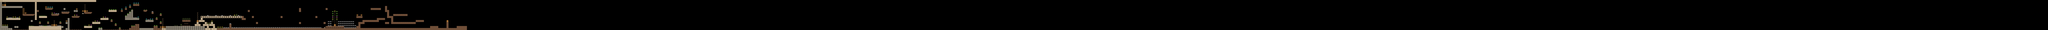

Below is a game level as drawn by its tile map, then a one-line description and the .tmx that defines it (tile-layer data replaced by summaries):
An orthogonal 1000x15 tile map with 32x32 px tiles, 1 tile layer (Tile Layer 1), 1 hidden layer not drawn and 152 objects (75x Wall, 26x Thorns, 18x Troll, 14x MovementBlocker, 10x Elevator, ...).

<map version="1.0" orientation="orthogonal" renderorder="right-down" width="1000" height="15" tilewidth="32" tileheight="32" nextobjectid="650">
 <tileset firstgid="1" name="aaa" tilewidth="32" tileheight="32">
  <image source="tileset2.png" width="384" height="384" />
 </tileset>
 <layer name="Tile Layer 1" width="1000" height="15">
  <data>[15000 cells, 1505 non-empty, 62 distinct tile ids]</data>
 </layer>
 <objectgroup name="Object Layer 1">
  <object id="436" name="Wall" x="0" y="97.5" width="350" height="31.5" />
  <object id="437" name="Wall" x="352" y="224" width="190.5" height="31" />
  <object id="438" name="Wall" x="96" y="288.5" width="224.5" height="31.5" />
  <object id="439" name="Wall" x="0.5" y="417" width="127" height="30" />
  <object id="440" name="Wall" x="447.333" y="415.333" width="513.333" height="64.667" />
  <object id="441" name="Wall" x="608.667" y="350.667" width="30.6667" height="33.3333" />
  <object id="442" name="Wall" x="1024" y="352" width="33.3333" height="32.6667" />
  <object id="443" name="Wall" x="927.333" y="352" width="32.6667" height="32.6667" />
  <object id="444" name="Wall" x="800" y="224" width="128" height="30.6667" />
  <object id="445" name="Wall" x="1120" y="256.667" width="129.333" height="32" />
  <object id="446" name="Wall" x="1311.33" y="415.333" width="128.667" height="33.3333" />
  <object id="447" name="Wall" x="1440" y="352" width="128" height="32.6667" />
  <object id="448" name="Wall" x="1568" y="287.333" width="128.667" height="33.3333" />
  <object id="449" name="Wall" x="1952.67" y="288.667" width="224.667" height="32" />
  <object id="450" name="Wall" x="2272.67" y="320" width="129.333" height="32.6667" />
  <object id="451" name="Wall" x="1728.67" y="320" width="30.6667" height="32" />
  <object id="452" name="Wall" x="1793.33" y="384.667" width="30" height="30.6667" />
  <object id="453" name="Wall" x="1855.33" y="448" width="32.6667" height="32" />
  <object id="454" name="Thorns" x="2304" y="310" width="34" height="10" />
  <object id="455" name="Thorns" x="2079" y="274" width="66" height="15" />
  <object id="456" name="Thorns" x="610" y="403" width="65" height="11" />
  <object id="457" name="Thorns" x="736" y="400" width="64" height="15" />
  <object id="458" name="Thorns" x="897" y="399" width="65" height="16" />
  <object id="459" name="Thorns" x="128" y="279" width="65" height="9" />
  <object id="460" name="Thorns" x="256" y="272" width="31" height="15" />
  <object id="461" name="MrCircle" x="288" y="64" width="29" height="33" />
  <object id="465" name="MovementBlocker" x="320" y="192" width="35" height="33" />
  <object id="467" name="MovementBlocker" x="415" y="382" width="34" height="33" />
  <object id="468" name="Checkpoint" x="64" y="64" width="32" height="32" />
  <object id="470" name="Wall" x="2400" y="416" width="64" height="32" />
  <object id="471" name="Wall" x="2496" y="352" width="32" height="32" />
  <object id="472" name="Wall" x="2432" y="288" width="32" height="32" />
  <object id="473" name="Wall" x="2496" y="224" width="32" height="32" />
  <object id="474" name="Wall" x="2368" y="192" width="32" height="32" />
  <object id="475" name="Wall" x="2240" y="160" width="64" height="32" />
  <object id="476" name="Wall" x="2048" y="416" width="128" height="64" />
  <object id="477" name="Wall" x="1984" y="224" width="96" height="64" />
  <object id="478" name="Wall" x="2016" y="192" width="64" height="32" />
  <object id="479" name="Wall" x="2048" y="160" width="32" height="32" />
  <object id="480" name="Wall" x="1952" y="256" width="32" height="32" />
  <object id="481" name="Wall" x="1696" y="160" width="128" height="32" />
  <object id="482" name="Wall" x="1536" y="448" width="64" height="32" />
  <object id="483" name="Wall" x="1312" y="192" width="128" height="32" />
  <object id="484" name="Wall" x="1152" y="160" width="64" height="32" />
  <object id="485" name="Wall" x="992" y="128" width="32" height="32" />
  <object id="486" name="Wall" x="960" y="192" width="128" height="32" />
  <object id="487" name="Wall" x="1056" y="288" width="32" height="192" />
  <object id="488" name="Wall" x="1024" y="448" width="32" height="32" />
  <object id="490" name="Wall" x="960" y="416" width="32" height="32" />
  <object id="491" name="Wall" x="544" y="0" width="32" height="320" />
  <object id="492" name="Wall" x="576" y="160" width="32" height="32" />
  <object id="493" name="Wall" x="704" y="128" width="128" height="32" />
  <object id="494" name="Wall" x="224" y="416" width="64" height="32" />
  <object id="495" name="Thorns" x="2368" y="180" width="32" height="12" />
  <object id="496" name="Thorns" x="974" y="180" width="95" height="12" />
  <object id="497" name="Thorns" x="1536" y="320" width="32" height="32" />
  <object id="498" name="Thorns" x="1664" y="256" width="32" height="32" />
  <object id="499" name="Checkpoint" x="1312" y="160" width="32" height="32" />
  <object id="500" name="Wall" x="608" y="256" width="128" height="32" />
  <object id="501" name="Thorns" x="864" y="216" width="64" height="8" />
  <object id="502" name="Wall" x="0" y="0" width="2560" height="32" />
  <object id="503" name="Wall" x="2176" y="448" width="419" height="32" />
  <object id="504" name="Wall" x="2016" y="448" width="32" height="32" />
  <object id="505" name="Wall" x="2112" y="384" width="64" height="32" />
  <object id="506" name="Wall" x="0" y="448" width="192" height="32" />
  <object id="507" name="Thorns" x="960" y="448" width="64" height="32" />
  <object id="508" name="Thorns" x="1088" y="448" width="192" height="32" />
  <object id="509" name="Thorns" x="1440" y="320" width="32" height="32" />
  <object id="510" name="Thorns" x="192" y="472" width="256" height="8" />
  <object id="511" name="Thorns" x="1600" y="448" width="256" height="32" />
  <object id="512" name="Thorns" x="1888" y="448" width="128" height="32" />
  <object id="513" name="Wall" x="1888" y="160" width="32" height="32" />
  <object id="514" name="Wall" x="1952" y="128" width="32" height="32" />
  <object id="515" name="Wall" x="2016" y="96" width="32" height="32" />
  <object id="516" name="Wall" x="2080" y="64" width="96" height="32" />
  <object id="517" name="Troll" x="2280" y="410" width="32" height="32" />
  <object id="518" name="Wall" x="480" y="320" width="32" height="32" />
  <object id="520" name="Troll" x="672" y="224" width="30" height="32" />
  <object id="521" name="MovementBlocker" x="584.5" y="222.5" width="35" height="31" />
  <object id="522" name="MovementBlocker" x="736" y="224" width="35" height="31" />
  <object id="525" name="Wall" x="2594" y="418" width="733.697" height="59" />
  <object id="530" name="MovementBlocker" x="415" y="382" width="34" height="33" />
  <object id="532" name="MovementBlocker" x="2147.5" y="416.5" width="35" height="31" />
  <object id="535" name="MovementBlocker" x="3741.5" y="200.5" width="35" height="52.5" />
  <object id="539" name="Wall" x="3137" y="258" width="639" height="30" />
  <object id="554" name="MovementBlocker" x="3102.5" y="221.5" width="35" height="31" />
  <object id="556" name="Checkpoint" x="830" y="384" width="32" height="32" />
  <object id="557" name="Wall" x="0" y="0" width="27" height="406" />
  <object id="558" name="Troll" x="1741" y="123" width="32" height="32" />
  <object id="559" name="Troll" x="448" y="192" width="30" height="32" />
  <object id="560" name="Checkpoint" x="64" y="384" width="32" height="32" />
  </objectgroup>
 <imagelayer name="checkpoint" x="143" y="56" visible="0">
  <image source="YellowCheck.png" />
 </imagelayer>
</map>
<!-- 61 of 152 objects omitted -->
